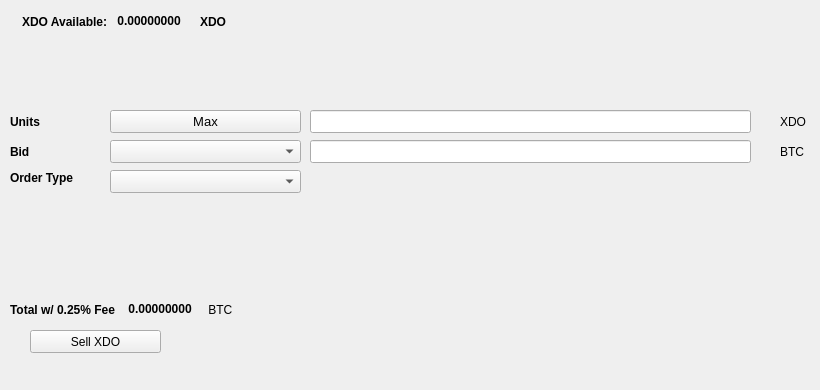
   <widget class="QWidget" name="SellTab">
    <attribute name="title">
     <string>Sell</string>
    </attribute>
    <widget class="QLabel" name="label_16">
     <property name="geometry">
      <rect>
       <x>780</x>
       <y>140</y>
       <width>31</width>
       <height>23</height>
      </rect>
     </property>
     <property name="text">
      <string>BTC</string>
     </property>
    </widget>
    <widget class="QComboBox" name="SellBidcomboBox">
     <property name="geometry">
      <rect>
       <x>110</x>
       <y>140</y>
       <width>191</width>
       <height>23</height>
      </rect>
     </property>
     <property name="font">
      <font>
       <pointsize>10</pointsize>
      </font>
     </property>
    </widget>
    <widget class="QLabel" name="label_18">
     <property name="geometry">
      <rect>
       <x>10</x>
       <y>110</y>
       <width>46</width>
       <height>23</height>
      </rect>
     </property>
     <property name="font">
      <font>
       <weight>75</weight>
       <bold>true</bold>
      </font>
     </property>
     <property name="text">
      <string>Units</string>
     </property>
    </widget>
    <widget class="QPushButton" name="Sell_Max_Amount">
     <property name="geometry">
      <rect>
       <x>110</x>
       <y>110</y>
       <width>191</width>
       <height>23</height>
      </rect>
     </property>
     <property name="font">
      <font>
       <pointsize>10</pointsize>
      </font>
     </property>
     <property name="text">
      <string>Max</string>
     </property>
    </widget>
    <widget class="QLabel" name="label_20">
     <property name="geometry">
      <rect>
       <x>10</x>
       <y>170</y>
       <width>91</width>
       <height>16</height>
      </rect>
     </property>
     <property name="font">
      <font>
       <weight>75</weight>
       <bold>true</bold>
      </font>
     </property>
     <property name="text">
      <string>Order Type</string>
     </property>
    </widget>
    <widget class="QComboBox" name="SellOrdertypeCombo">
     <property name="geometry">
      <rect>
       <x>110</x>
       <y>170</y>
       <width>191</width>
       <height>23</height>
      </rect>
     </property>
     <property name="font">
      <font>
       <pointsize>10</pointsize>
      </font>
     </property>
    </widget>
    <widget class="QLabel" name="label_21">
     <property name="geometry">
      <rect>
       <x>10</x>
       <y>140</y>
       <width>46</width>
       <height>23</height>
      </rect>
     </property>
     <property name="font">
      <font>
       <weight>75</weight>
       <bold>true</bold>
      </font>
     </property>
     <property name="text">
      <string>Bid</string>
     </property>
    </widget>
    <widget class="QLabel" name="label_22">
     <property name="geometry">
      <rect>
       <x>780</x>
       <y>110</y>
       <width>31</width>
       <height>23</height>
      </rect>
     </property>
     <property name="text">
      <string>XDO</string>
     </property>
    </widget>
    <widget class="QLineEdit" name="UnitsInputXDO">
     <property name="geometry">
      <rect>
       <x>310</x>
       <y>110</y>
       <width>441</width>
       <height>23</height>
      </rect>
     </property>
     <property name="font">
      <font>
       <pointsize>9</pointsize>
       <weight>75</weight>
       <bold>true</bold>
      </font>
     </property>
    </widget>
    <widget class="QLineEdit" name="SellBidPriceEdit">
     <property name="geometry">
      <rect>
       <x>310</x>
       <y>140</y>
       <width>441</width>
       <height>23</height>
      </rect>
     </property>
     <property name="font">
      <font>
       <pointsize>9</pointsize>
       <weight>75</weight>
       <bold>true</bold>
      </font>
     </property>
    </widget>
    <widget class="QPushButton" name="SellXDOBTN">
     <property name="geometry">
      <rect>
       <x>30</x>
       <y>330</y>
       <width>131</width>
       <height>23</height>
      </rect>
     </property>
     <property name="text">
      <string>Sell XDO</string>
     </property>
     <property name="icon">
      <iconset resource="../xando">
       <normaloff>:/icons/bitcoin</normaloff>:/icons/bitcoin</iconset>
     </property>
    </widget>
    <widget class="QWidget" name="layoutWidget3">
     <property name="geometry">
      <rect>
       <x>22</x>
       <y>12</y>
       <width>258</width>
       <height>19</height>
      </rect>
     </property>
     <layout class="QHBoxLayout" name="horizontalLayout">
      <item>
       <widget class="QLabel" name="label232_2">
        <property name="font">
         <font>
          <weight>75</weight>
          <bold>true</bold>
         </font>
        </property>
        <property name="text">
         <string>XDO Available:</string>
        </property>
       </widget>
      </item>
      <item>
       <widget class="QLabel" name="XDOAvailableLabel">
        <property name="palette">
         <palette>
          <active>
           <colorrole role="WindowText">
            <brush brushstyle="SolidPattern">
             <color alpha="255">
              <red>0</red>
              <green>0</green>
              <blue>0</blue>
             </color>
            </brush>
           </colorrole>
           <colorrole role="Button">
            <brush brushstyle="SolidPattern">
             <color alpha="255">
              <red>0</red>
              <green>170</green>
              <blue>0</blue>
             </color>
            </brush>
           </colorrole>
           <colorrole role="Light">
            <brush brushstyle="SolidPattern">
             <color alpha="255">
              <red>0</red>
              <green>255</green>
              <blue>0</blue>
             </color>
            </brush>
           </colorrole>
           <colorrole role="Midlight">
            <brush brushstyle="SolidPattern">
             <color alpha="255">
              <red>0</red>
              <green>212</green>
              <blue>0</blue>
             </color>
            </brush>
           </colorrole>
           <colorrole role="Dark">
            <brush brushstyle="SolidPattern">
             <color alpha="255">
              <red>0</red>
              <green>85</green>
              <blue>0</blue>
             </color>
            </brush>
           </colorrole>
           <colorrole role="Mid">
            <brush brushstyle="SolidPattern">
             <color alpha="255">
              <red>0</red>
              <green>113</green>
              <blue>0</blue>
             </color>
            </brush>
           </colorrole>
           <colorrole role="Text">
            <brush brushstyle="SolidPattern">
             <color alpha="255">
              <red>0</red>
              <green>170</green>
              <blue>0</blue>
             </color>
            </brush>
           </colorrole>
           <colorrole role="BrightText">
            <brush brushstyle="SolidPattern">
             <color alpha="255">
              <red>255</red>
              <green>255</green>
              <blue>255</blue>
             </color>
            </brush>
           </colorrole>
           <colorrole role="ButtonText">
            <brush brushstyle="SolidPattern">
             <color alpha="255">
              <red>0</red>
              <green>0</green>
              <blue>0</blue>
             </color>
            </brush>
           </colorrole>
           <colorrole role="Base">
            <brush brushstyle="SolidPattern">
             <color alpha="255">
              <red>255</red>
              <green>255</green>
              <blue>255</blue>
             </color>
            </brush>
           </colorrole>
           <colorrole role="Window">
            <brush brushstyle="SolidPattern">
             <color alpha="255">
              <red>0</red>
              <green>170</green>
              <blue>0</blue>
             </color>
            </brush>
           </colorrole>
           <colorrole role="Shadow">
            <brush brushstyle="SolidPattern">
             <color alpha="255">
              <red>0</red>
              <green>0</green>
              <blue>0</blue>
             </color>
            </brush>
           </colorrole>
           <colorrole role="AlternateBase">
            <brush brushstyle="SolidPattern">
             <color alpha="255">
              <red>127</red>
              <green>212</green>
              <blue>127</blue>
             </color>
            </brush>
           </colorrole>
           <colorrole role="ToolTipBase">
            <brush brushstyle="SolidPattern">
             <color alpha="255">
              <red>255</red>
              <green>255</green>
              <blue>220</blue>
             </color>
            </brush>
           </colorrole>
           <colorrole role="ToolTipText">
            <brush brushstyle="SolidPattern">
             <color alpha="255">
              <red>0</red>
              <green>0</green>
              <blue>0</blue>
             </color>
            </brush>
           </colorrole>
          </active>
          <inactive>
           <colorrole role="WindowText">
            <brush brushstyle="SolidPattern">
             <color alpha="255">
              <red>0</red>
              <green>0</green>
              <blue>0</blue>
             </color>
            </brush>
           </colorrole>
           <colorrole role="Button">
            <brush brushstyle="SolidPattern">
             <color alpha="255">
              <red>0</red>
              <green>170</green>
              <blue>0</blue>
             </color>
            </brush>
           </colorrole>
           <colorrole role="Light">
            <brush brushstyle="SolidPattern">
             <color alpha="255">
              <red>0</red>
              <green>255</green>
              <blue>0</blue>
             </color>
            </brush>
           </colorrole>
           <colorrole role="Midlight">
            <brush brushstyle="SolidPattern">
             <color alpha="255">
              <red>0</red>
              <green>212</green>
              <blue>0</blue>
             </color>
            </brush>
           </colorrole>
           <colorrole role="Dark">
            <brush brushstyle="SolidPattern">
             <color alpha="255">
              <red>0</red>
              <green>85</green>
              <blue>0</blue>
             </color>
            </brush>
           </colorrole>
           <colorrole role="Mid">
            <brush brushstyle="SolidPattern">
             <color alpha="255">
              <red>0</red>
              <green>113</green>
              <blue>0</blue>
             </color>
            </brush>
           </colorrole>
           <colorrole role="Text">
            <brush brushstyle="SolidPattern">
             <color alpha="255">
              <red>0</red>
              <green>170</green>
              <blue>0</blue>
             </color>
            </brush>
           </colorrole>
           <colorrole role="BrightText">
            <brush brushstyle="SolidPattern">
             <color alpha="255">
              <red>255</red>
              <green>255</green>
              <blue>255</blue>
             </color>
            </brush>
           </colorrole>
           <colorrole role="ButtonText">
            <brush brushstyle="SolidPattern">
             <color alpha="255">
              <red>0</red>
              <green>0</green>
              <blue>0</blue>
             </color>
            </brush>
           </colorrole>
           <colorrole role="Base">
            <brush brushstyle="SolidPattern">
             <color alpha="255">
              <red>255</red>
              <green>255</green>
              <blue>255</blue>
             </color>
            </brush>
           </colorrole>
           <colorrole role="Window">
            <brush brushstyle="SolidPattern">
             <color alpha="255">
              <red>0</red>
              <green>170</green>
              <blue>0</blue>
             </color>
            </brush>
           </colorrole>
           <colorrole role="Shadow">
            <brush brushstyle="SolidPattern">
             <color alpha="255">
              <red>0</red>
              <green>0</green>
              <blue>0</blue>
             </color>
            </brush>
           </colorrole>
           <colorrole role="AlternateBase">
            <brush brushstyle="SolidPattern">
             <color alpha="255">
              <red>127</red>
              <green>212</green>
              <blue>127</blue>
             </color>
            </brush>
           </colorrole>
           <colorrole role="ToolTipBase">
            <brush brushstyle="SolidPattern">
             <color alpha="255">
              <red>255</red>
              <green>255</green>
              <blue>220</blue>
             </color>
            </brush>
           </colorrole>
           <colorrole role="ToolTipText">
            <brush brushstyle="SolidPattern">
             <color alpha="255">
              <red>0</red>
              <green>0</green>
              <blue>0</blue>
             </color>
            </brush>
           </colorrole>
          </inactive>
          <disabled>
           <colorrole role="WindowText">
            <brush brushstyle="SolidPattern">
             <color alpha="255">
              <red>0</red>
              <green>85</green>
              <blue>0</blue>
             </color>
            </brush>
           </colorrole>
           <colorrole role="Button">
            <brush brushstyle="SolidPattern">
             <color alpha="255">
              <red>0</red>
              <green>170</green>
              <blue>0</blue>
             </color>
            </brush>
           </colorrole>
           <colorrole role="Light">
            <brush brushstyle="SolidPattern">
             <color alpha="255">
              <red>0</red>
              <green>255</green>
              <blue>0</blue>
             </color>
            </brush>
           </colorrole>
           <colorrole role="Midlight">
            <brush brushstyle="SolidPattern">
             <color alpha="255">
              <red>0</red>
              <green>212</green>
              <blue>0</blue>
             </color>
            </brush>
           </colorrole>
           <colorrole role="Dark">
            <brush brushstyle="SolidPattern">
             <color alpha="255">
              <red>0</red>
              <green>85</green>
              <blue>0</blue>
             </color>
            </brush>
           </colorrole>
           <colorrole role="Mid">
            <brush brushstyle="SolidPattern">
             <color alpha="255">
              <red>0</red>
              <green>113</green>
              <blue>0</blue>
             </color>
            </brush>
           </colorrole>
           <colorrole role="Text">
            <brush brushstyle="SolidPattern">
             <color alpha="255">
              <red>0</red>
              <green>85</green>
              <blue>0</blue>
             </color>
            </brush>
           </colorrole>
           <colorrole role="BrightText">
            <brush brushstyle="SolidPattern">
             <color alpha="255">
              <red>255</red>
              <green>255</green>
              <blue>255</blue>
             </color>
            </brush>
           </colorrole>
           <colorrole role="ButtonText">
            <brush brushstyle="SolidPattern">
             <color alpha="255">
              <red>0</red>
              <green>85</green>
              <blue>0</blue>
             </color>
            </brush>
           </colorrole>
           <colorrole role="Base">
            <brush brushstyle="SolidPattern">
             <color alpha="255">
              <red>0</red>
              <green>170</green>
              <blue>0</blue>
             </color>
            </brush>
           </colorrole>
           <colorrole role="Window">
            <brush brushstyle="SolidPattern">
             <color alpha="255">
              <red>0</red>
              <green>170</green>
              <blue>0</blue>
             </color>
            </brush>
           </colorrole>
           <colorrole role="Shadow">
            <brush brushstyle="SolidPattern">
             <color alpha="255">
              <red>0</red>
              <green>0</green>
              <blue>0</blue>
             </color>
            </brush>
           </colorrole>
           <colorrole role="AlternateBase">
            <brush brushstyle="SolidPattern">
             <color alpha="255">
              <red>0</red>
              <green>170</green>
              <blue>0</blue>
             </color>
            </brush>
           </colorrole>
           <colorrole role="ToolTipBase">
            <brush brushstyle="SolidPattern">
             <color alpha="255">
              <red>255</red>
              <green>255</green>
              <blue>220</blue>
             </color>
            </brush>
           </colorrole>
           <colorrole role="ToolTipText">
            <brush brushstyle="SolidPattern">
             <color alpha="255">
              <red>0</red>
              <green>0</green>
              <blue>0</blue>
             </color>
            </brush>
           </colorrole>
          </disabled>
         </palette>
        </property>
        <property name="font">
         <font>
          <weight>75</weight>
          <bold>true</bold>
         </font>
        </property>
        <property name="text">
         <string> 0.00000000 </string>
        </property>
        <property name="textInteractionFlags">
         <set>Qt::LinksAccessibleByMouse|Qt::TextSelectableByKeyboard|Qt::TextSelectableByMouse</set>
        </property>
       </widget>
      </item>
      <item>
       <widget class="QLabel" name="labelXDO">
        <property name="font">
         <font>
          <weight>75</weight>
          <bold>true</bold>
         </font>
        </property>
        <property name="text">
         <string>XDO</string>
        </property>
       </widget>
      </item>
     </layout>
    </widget>
    <widget class="QWidget" name="layoutWidget">
     <property name="geometry">
      <rect>
       <x>10</x>
       <y>300</y>
       <width>268</width>
       <height>19</height>
      </rect>
     </property>
     <layout class="QHBoxLayout" name="horizontalLayout_2">
      <item>
       <widget class="QLabel" name="label_19">
        <property name="font">
         <font>
          <weight>75</weight>
          <bold>true</bold>
         </font>
        </property>
        <property name="text">
         <string>Total w/ 0.25% Fee </string>
        </property>
       </widget>
      </item>
      <item>
       <widget class="QLabel" name="SellCostLabel">
        <property name="palette">
         <palette>
          <active>
           <colorrole role="WindowText">
            <brush brushstyle="SolidPattern">
             <color alpha="255">
              <red>0</red>
              <green>0</green>
              <blue>0</blue>
             </color>
            </brush>
           </colorrole>
           <colorrole role="Button">
            <brush brushstyle="SolidPattern">
             <color alpha="255">
              <red>0</red>
              <green>170</green>
              <blue>0</blue>
             </color>
            </brush>
           </colorrole>
           <colorrole role="Light">
            <brush brushstyle="SolidPattern">
             <color alpha="255">
              <red>0</red>
              <green>255</green>
              <blue>0</blue>
             </color>
            </brush>
           </colorrole>
           <colorrole role="Midlight">
            <brush brushstyle="SolidPattern">
             <color alpha="255">
              <red>0</red>
              <green>212</green>
              <blue>0</blue>
             </color>
            </brush>
           </colorrole>
           <colorrole role="Dark">
            <brush brushstyle="SolidPattern">
             <color alpha="255">
              <red>0</red>
              <green>85</green>
              <blue>0</blue>
             </color>
            </brush>
           </colorrole>
           <colorrole role="Mid">
            <brush brushstyle="SolidPattern">
             <color alpha="255">
              <red>0</red>
              <green>113</green>
              <blue>0</blue>
             </color>
            </brush>
           </colorrole>
           <colorrole role="Text">
            <brush brushstyle="SolidPattern">
             <color alpha="255">
              <red>0</red>
              <green>170</green>
              <blue>0</blue>
             </color>
            </brush>
           </colorrole>
           <colorrole role="BrightText">
            <brush brushstyle="SolidPattern">
             <color alpha="255">
              <red>255</red>
              <green>255</green>
              <blue>255</blue>
             </color>
            </brush>
           </colorrole>
           <colorrole role="ButtonText">
            <brush brushstyle="SolidPattern">
             <color alpha="255">
              <red>0</red>
              <green>0</green>
              <blue>0</blue>
             </color>
            </brush>
           </colorrole>
           <colorrole role="Base">
            <brush brushstyle="SolidPattern">
             <color alpha="255">
              <red>255</red>
              <green>255</green>
              <blue>255</blue>
             </color>
            </brush>
           </colorrole>
           <colorrole role="Window">
            <brush brushstyle="SolidPattern">
             <color alpha="255">
              <red>0</red>
              <green>170</green>
              <blue>0</blue>
             </color>
            </brush>
           </colorrole>
           <colorrole role="Shadow">
            <brush brushstyle="SolidPattern">
             <color alpha="255">
              <red>0</red>
              <green>0</green>
              <blue>0</blue>
             </color>
            </brush>
           </colorrole>
           <colorrole role="AlternateBase">
            <brush brushstyle="SolidPattern">
             <color alpha="255">
              <red>127</red>
              <green>212</green>
              <blue>127</blue>
             </color>
            </brush>
           </colorrole>
           <colorrole role="ToolTipBase">
            <brush brushstyle="SolidPattern">
             <color alpha="255">
              <red>255</red>
              <green>255</green>
              <blue>220</blue>
             </color>
            </brush>
           </colorrole>
           <colorrole role="ToolTipText">
            <brush brushstyle="SolidPattern">
             <color alpha="255">
              <red>0</red>
              <green>0</green>
              <blue>0</blue>
             </color>
            </brush>
           </colorrole>
          </active>
          <inactive>
           <colorrole role="WindowText">
            <brush brushstyle="SolidPattern">
             <color alpha="255">
              <red>0</red>
              <green>0</green>
              <blue>0</blue>
             </color>
            </brush>
           </colorrole>
           <colorrole role="Button">
            <brush brushstyle="SolidPattern">
             <color alpha="255">
              <red>0</red>
              <green>170</green>
              <blue>0</blue>
             </color>
            </brush>
           </colorrole>
           <colorrole role="Light">
            <brush brushstyle="SolidPattern">
             <color alpha="255">
              <red>0</red>
              <green>255</green>
              <blue>0</blue>
             </color>
            </brush>
           </colorrole>
           <colorrole role="Midlight">
            <brush brushstyle="SolidPattern">
             <color alpha="255">
              <red>0</red>
              <green>212</green>
              <blue>0</blue>
             </color>
            </brush>
           </colorrole>
           <colorrole role="Dark">
            <brush brushstyle="SolidPattern">
             <color alpha="255">
              <red>0</red>
              <green>85</green>
              <blue>0</blue>
             </color>
            </brush>
           </colorrole>
           <colorrole role="Mid">
            <brush brushstyle="SolidPattern">
             <color alpha="255">
              <red>0</red>
              <green>113</green>
              <blue>0</blue>
             </color>
            </brush>
           </colorrole>
           <colorrole role="Text">
            <brush brushstyle="SolidPattern">
             <color alpha="255">
              <red>0</red>
              <green>170</green>
              <blue>0</blue>
             </color>
            </brush>
           </colorrole>
           <colorrole role="BrightText">
            <brush brushstyle="SolidPattern">
             <color alpha="255">
              <red>255</red>
              <green>255</green>
              <blue>255</blue>
             </color>
            </brush>
           </colorrole>
           <colorrole role="ButtonText">
            <brush brushstyle="SolidPattern">
             <color alpha="255">
              <red>0</red>
              <green>0</green>
              <blue>0</blue>
             </color>
            </brush>
           </colorrole>
           <colorrole role="Base">
            <brush brushstyle="SolidPattern">
             <color alpha="255">
              <red>255</red>
              <green>255</green>
              <blue>255</blue>
             </color>
            </brush>
           </colorrole>
           <colorrole role="Window">
            <brush brushstyle="SolidPattern">
             <color alpha="255">
              <red>0</red>
              <green>170</green>
              <blue>0</blue>
             </color>
            </brush>
           </colorrole>
           <colorrole role="Shadow">
            <brush brushstyle="SolidPattern">
             <color alpha="255">
              <red>0</red>
              <green>0</green>
              <blue>0</blue>
             </color>
            </brush>
           </colorrole>
           <colorrole role="AlternateBase">
            <brush brushstyle="SolidPattern">
             <color alpha="255">
              <red>127</red>
              <green>212</green>
              <blue>127</blue>
             </color>
            </brush>
           </colorrole>
           <colorrole role="ToolTipBase">
            <brush brushstyle="SolidPattern">
             <color alpha="255">
              <red>255</red>
              <green>255</green>
              <blue>220</blue>
             </color>
            </brush>
           </colorrole>
           <colorrole role="ToolTipText">
            <brush brushstyle="SolidPattern">
             <color alpha="255">
              <red>0</red>
              <green>0</green>
              <blue>0</blue>
             </color>
            </brush>
           </colorrole>
          </inactive>
          <disabled>
           <colorrole role="WindowText">
            <brush brushstyle="SolidPattern">
             <color alpha="255">
              <red>0</red>
              <green>85</green>
              <blue>0</blue>
             </color>
            </brush>
           </colorrole>
           <colorrole role="Button">
            <brush brushstyle="SolidPattern">
             <color alpha="255">
              <red>0</red>
              <green>170</green>
              <blue>0</blue>
             </color>
            </brush>
           </colorrole>
           <colorrole role="Light">
            <brush brushstyle="SolidPattern">
             <color alpha="255">
              <red>0</red>
              <green>255</green>
              <blue>0</blue>
             </color>
            </brush>
           </colorrole>
           <colorrole role="Midlight">
            <brush brushstyle="SolidPattern">
             <color alpha="255">
              <red>0</red>
              <green>212</green>
              <blue>0</blue>
             </color>
            </brush>
           </colorrole>
           <colorrole role="Dark">
            <brush brushstyle="SolidPattern">
             <color alpha="255">
              <red>0</red>
              <green>85</green>
              <blue>0</blue>
             </color>
            </brush>
           </colorrole>
           <colorrole role="Mid">
            <brush brushstyle="SolidPattern">
             <color alpha="255">
              <red>0</red>
              <green>113</green>
              <blue>0</blue>
             </color>
            </brush>
           </colorrole>
           <colorrole role="Text">
            <brush brushstyle="SolidPattern">
             <color alpha="255">
              <red>0</red>
              <green>85</green>
              <blue>0</blue>
             </color>
            </brush>
           </colorrole>
           <colorrole role="BrightText">
            <brush brushstyle="SolidPattern">
             <color alpha="255">
              <red>255</red>
              <green>255</green>
              <blue>255</blue>
             </color>
            </brush>
           </colorrole>
           <colorrole role="ButtonText">
            <brush brushstyle="SolidPattern">
             <color alpha="255">
              <red>0</red>
              <green>85</green>
              <blue>0</blue>
             </color>
            </brush>
           </colorrole>
           <colorrole role="Base">
            <brush brushstyle="SolidPattern">
             <color alpha="255">
              <red>0</red>
              <green>170</green>
              <blue>0</blue>
             </color>
            </brush>
           </colorrole>
           <colorrole role="Window">
            <brush brushstyle="SolidPattern">
             <color alpha="255">
              <red>0</red>
              <green>170</green>
              <blue>0</blue>
             </color>
            </brush>
           </colorrole>
           <colorrole role="Shadow">
            <brush brushstyle="SolidPattern">
             <color alpha="255">
              <red>0</red>
              <green>0</green>
              <blue>0</blue>
             </color>
            </brush>
           </colorrole>
           <colorrole role="AlternateBase">
            <brush brushstyle="SolidPattern">
             <color alpha="255">
              <red>0</red>
              <green>170</green>
              <blue>0</blue>
             </color>
            </brush>
           </colorrole>
           <colorrole role="ToolTipBase">
            <brush brushstyle="SolidPattern">
             <color alpha="255">
              <red>255</red>
              <green>255</green>
              <blue>220</blue>
             </color>
            </brush>
           </colorrole>
           <colorrole role="ToolTipText">
            <brush brushstyle="SolidPattern">
             <color alpha="255">
              <red>0</red>
              <green>0</green>
              <blue>0</blue>
             </color>
            </brush>
           </colorrole>
          </disabled>
         </palette>
        </property>
        <property name="font">
         <font>
          <weight>75</weight>
          <bold>true</bold>
         </font>
        </property>
        <property name="autoFillBackground">
         <bool>false</bool>
        </property>
        <property name="text">
         <string> 0.00000000</string>
        </property>
        <property name="textInteractionFlags">
         <set>Qt::LinksAccessibleByMouse|Qt::TextSelectableByMouse</set>
        </property>
       </widget>
      </item>
      <item>
       <widget class="QLabel" name="label_17">
        <property name="font">
         <font>
          <weight>50</weight>
          <bold>false</bold>
         </font>
        </property>
        <property name="text">
         <string> BTC</string>
        </property>
       </widget>
      </item>
     </layout>
    </widget>
    <widget class="QLabel" name="label_23">
     <property name="geometry">
      <rect>
       <x>460</x>
       <y>300</y>
       <width>281</width>
       <height>81</height>
      </rect>
     </property>
     <property name="text">
      <string/>
     </property>
     <property name="pixmap">
      <pixmap>:/images/bittrex</pixmap>
     </property>
    </widget>
   </widget>
